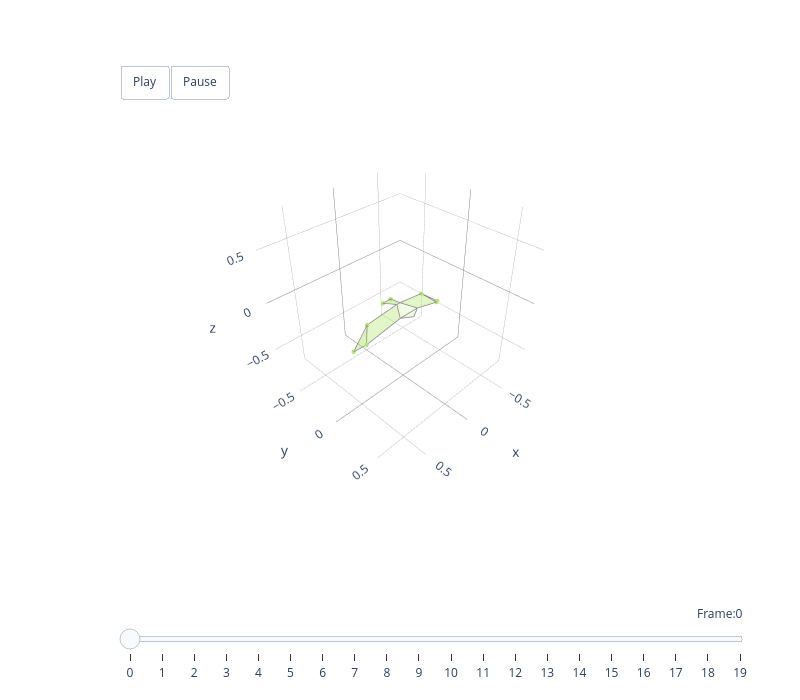

The notebook cell saved with this chart:
### Code cell
# Animate Mode 1 (wing lifting) on the target species
colour_list = ['#B5E675', '#6ED8A9', '#51B3D4',
               '#4579AA', '#F19EBA', '#BC96C9',
               '#917AC2', '#BE607F', '#624E8B',
               '#888888', '#888888', '#888888']

component_number = [0]
reconstructed_frames = reconstruct(score_frames, pc_transformed, mu_species, component_number)
recon_bilateral = to_bilateral(reconstructed_frames)

animate_plotly(approx_bird3d, recon_bilateral, colour=colour_list[0])

### Figure 1 — Plotly figure (JSON) as saved in the notebook; plotly's stock layout.template omitted (floating-point values rounded to 4 significant figures)
{"data": [{"color": "#B5E675", "hoverinfo": "none", "opacity": 0.5, "type": "mesh3d", "x": [-0.5024, -0.4162, -0.3196], "y": [-0.06143, 0.001308, -0.09564], "z": [-0.2315, -0.1722, -0.08049]}, {"hoverinfo": "name", "line": {"color": "grey", "width": 1.5}, "mode": "lines", "name": "left_handwing #B5E675", "type": "scatter3d", "x": [-0.5024, -0.4162, -0.3196, -0.5024], "y": [-0.06143, 0.001308, -0.09564, -0.06143], "z": [-0.2315, -0.1722, -0.08049, -0.2315]}, {"color": "#B5E675", "hoverinfo": "none", "opacity": 0.5, "type": "mesh3d", "x": [0.5024, 0.4162, 0.3196], "y": [-0.06143, 0.001308, -0.09564], "z": [-0.2315, -0.1722, -0.08049]}, {"hoverinfo": "name", "line": {"color": "grey", "width": 1.5}, "mode": "lines", "name": "right_handwing #B5E675", "type": "scatter3d", "x": [0.5024, 0.4162, 0.3196, 0.5024], "y": [-0.06143, 0.001308, -0.09564, -0.06143], "z": [-0.2315, -0.1722, -0.08049, -0.2315]}, {"color": "#B5E675", "hoverinfo": "none", "opacity": 0.4, "type": "mesh3d", "x": [-0.4162, -0.3196, -0.0182, -0.1008], "y": [0.001308, -0.09564, -0.05936, 0.06273], "z": [-0.1722, -0.08049, -0.01012, -0.045]}, {"hoverinfo": "name", "line": {"color": "grey", "width": 1.5}, "mode": "lines", "name": "left_armwing #B5E675", "type": "scatter3d", "x": [-0.4162, -0.3196, -0.0182, -0.1008, -0.4162], "y": [0.001308, -0.09564, -0.05936, 0.06273, 0.001308], "z": [-0.1722, -0.08049, -0.01012, -0.045, -0.1722]}, {"color": "#B5E675", "hoverinfo": "none", "opacity": 0.4, "type": "mesh3d", "x": [0.4162, 0.3196, 0.0182, 0.1008], "y": [0.001308, -0.09564, -0.05936, 0.06273], "z": [-0.1722, -0.08049, -0.01012, -0.045]}, {"hoverinfo": "name", "line": {"color": "grey", "width": 1.5}, "mode": "lines", "name": "right_armwing #B5E675", "type": "scatter3d", "x": [0.4162, 0.3196, 0.0182, 0.1008, 0.4162], "y": [0.001308, -0.09564, -0.05936, 0.06273, 0.001308], "z": [-0.1722, -0.08049, -0.01012, -0.045, -0.1722]}, {"color": "#B5E675", "hoverinfo": "none", "opacity": 0.2, "type": "mesh3d", "x": [0.1008, -0.1008, -0.0182, 0.0182], "y": [0.06273, 0.06273, -0.05936, -0.05936], "z": [-0.045, -0.045, -0.01012, -0.01012]}, {"hoverinfo": "name", "line": {"color": "grey", "width": 1.5}, "mode": "lines", "name": "body #B5E675", "type": "scatter3d", "x": [0.1008, -0.1008, -0.0182, 0.0182, 0.1008], "y": [0.06273, 0.06273, -0.05936, -0.05936, 0.06273], "z": [-0.045, -0.045, -0.01012, -0.01012, -0.045]}, {"color": "#B5E675", "hoverinfo": "none", "opacity": 0.2, "type": "mesh3d", "x": [0.1008, 0.0, -0.1008], "y": [0.06273, 0.1183, 0.06273], "z": [-0.045, -0.05192, -0.045]}, {"hoverinfo": "name", "line": {"color": "grey", "width": 1.5}, "mode": "lines", "name": "head #B5E675", "type": "scatter3d", "x": [0.1008, 0.0, -0.1008, 0.1008], "y": [0.06273, 0.1183, 0.06273, 0.06273], "z": [-0.045, -0.05192, -0.045, -0.045]}, {"color": "#B5E675", "hoverinfo": "none", "opacity": 0.5, "type": "mesh3d", "x": [0.04507, -0.04507, -0.0182, 0.0182], "y": [-0.2, -0.2, -0.05936, -0.05936], "z": [-0.05512, -0.05512, -0.01012, -0.01012]}, {"hoverinfo": "name", "line": {"color": "grey", "width": 1.5}, "mode": "lines", "name": "tail #B5E675", "type": "scatter3d", "x": [0.04507, -0.04507, -0.0182, 0.0182, 0.04507], "y": [-0.2, -0.2, -0.05936, -0.05936, -0.2], "z": [-0.05512, -0.05512, -0.01012, -0.01012, -0.05512]}, {"hoverinfo": "none", "marker": {"color": "#B5E675", "opacity": 1, "size": 2.5}, "mode": "markers", "type": "scatter3d", "x": [-0.5024, 0.5024, -0.4162, 0.4162, -0.3196, 0.3196, -0.04507, 0.04507], "y": [-0.06143, -0.06143, 0.001308, 0.001308, -0.09564, -0.09564, -0.2, -0.2], "z": [-0.2315, -0.2315, -0.1722, -0.1722, -0.08049, -0.08049, -0.05512, -0.05512]}], "layout": {"height": 700, "margin": {"b": 100, "l": 50, "r": 50, "t": 100}, "scene": {"aspectmode": "cube", "aspectratio": {"x": 1, "y": 1, "z": 1}, "camera": {"eye": {"x": 1.5, "y": 1.5, "z": 1.5}, "up": {"x": 0, "y": 0, "z": 1}}, "domain": {"x": [0, 1], "y": [0.1, 1]}, "xaxis": {"backgroundcolor": "white", "dtick": 0.5, "gridcolor": "grey", "gridwidth": 0.5, "range": [-0.7812, 0.7812], "showbackground": true, "tick0": 0, "zerolinecolor": "grey"}, "yaxis": {"backgroundcolor": "white", "dtick": 0.5, "gridcolor": "grey", "gridwidth": 0.5, "range": [-0.8221, 0.7403], "showbackground": true, "tick0": 0, "zerolinecolor": "grey"}, "zaxis": {"backgroundcolor": "white", "dtick": 0.5, "gridcolor": "grey", "gridwidth": 0.5, "range": [-0.7812, 0.7812], "showbackground": true, "tick0": 0, "zerolinecolor": "grey"}}, "showlegend": false, "sliders": [{"active": 0, "currentvalue": {"font": {"size": 12}, "prefix": "Frame:", "visible": true, "xanchor": "right"}, "len": 0.9, "pad": {"b": 10, "t": 50}, "steps": [{"args": [[0], {"frame": {"duration": 300, "redraw": true}, "mode": "immediate", "transition": {"duration": 300}}], "label": "0", "method": "animate"}, {"args": [[1], {"frame": {"duration": 300, "redraw": true}, "mode": "immediate", "transition": {"duration": 300}}], "label": "1", "method": "animate"}, {"args": [[2], {"frame": {"duration": 300, "redraw": true}, "mode": "immediate", "transition": {"duration": 300}}], "label": "2", "method": "animate"}, {"args": [[3], {"frame": {"duration": 300, "redraw": true}, "mode": "immediate", "transition": {"duration": 300}}], "label": "3", "method": "animate"}, {"args": [[4], {"frame": {"duration": 300, "redraw": true}, "mode": "immediate", "transition": {"duration": 300}}], "label": "4", "method": "animate"}, {"args": [[5], {"frame": {"duration": 300, "redraw": true}, "mode": "immediate", "transition": {"duration": 300}}], "label": "5", "method": "animate"}, {"args": [[6], {"frame": {"duration": 300, "redraw": true}, "mode": "immediate", "transition": {"duration": 300}}], "label": "6", "method": "animate"}, {"args": [[7], {"frame": {"duration": 300, "redraw": true}, "mode": "immediate", "transition": {"duration": 300}}], "label": "7", "method": "animate"}, {"args": [[8], {"frame": {"duration": 300, "redraw": true}, "mode": "immediate", "transition": {"duration": 300}}], "label": "8", "method": "animate"}, {"args": [[9], {"frame": {"duration": 300, "redraw": true}, "mode": "immediate", "transition": {"duration": 300}}], "label": "9", "method": "animate"}, {"args": [[10], {"frame": {"duration": 300, "redraw": true}, "mode": "immediate", "transition": {"duration": 300}}], "label": "10", "method": "animate"}, {"args": [[11], {"frame": {"duration": 300, "redraw": true}, "mode": "immediate", "transition": {"duration": 300}}], "label": "11", "method": "animate"}, {"args": [[12], {"frame": {"duration": 300, "redraw": true}, "mode": "immediate", "transition": {"duration": 300}}], "label": "12", "method": "animate"}, {"args": [[13], {"frame": {"duration": 300, "redraw": true}, "mode": "immediate", "transition": {"duration": 300}}], "label": "13", "method": "animate"}, {"args": [[14], {"frame": {"duration": 300, "redraw": true}, "mode": "immediate", "transition": {"duration": 300}}], "label": "14", "method": "animate"}, {"args": [[15], {"frame": {"duration": 300, "redraw": true}, "mode": "immediate", "transition": {"duration": 300}}], "label": "15", "method": "animate"}, {"args": [[16], {"frame": {"duration": 300, "redraw": true}, "mode": "immediate", "transition": {"duration": 300}}], "label": "16", "method": "animate"}, {"args": [[17], {"frame": {"duration": 300, "redraw": true}, "mode": "immediate", "transition": {"duration": 300}}], "label": "17", "method": "animate"}, {"args": [[18], {"frame": {"duration": 300, "redraw": true}, "mode": "immediate", "transition": {"duration": 300}}], "label": "18", "method": "animate"}, {"args": [[19], {"frame": {"duration": 300, "redraw": true}, "mode": "immediate", "transition": {"duration": 300}}], "label": "19", "method": "animate"}], "transition": {"duration": 300, "easing": "cubic-in-out"}, "x": 0.1, "xanchor": "left", "y": 0, "yanchor": "top"}], "updatemenus": [{"buttons": [{"args": [null, {"frame": {"duration": 100, "redraw": true}, "mode": "immediate"}], "label": "Play", "method": "animate"}, {"args": [[null], {"frame": {"duration": 0, "redraw": true}, "mode": "immediate"}], "label": "Pause", "method": "animate"}], "direction": "left", "pad": {"r": 10, "t": 10}, "showactive": false, "type": "buttons", "x": 0.1, "xanchor": "left", "y": 1.1, "yanchor": "top"}], "width": 800}}
